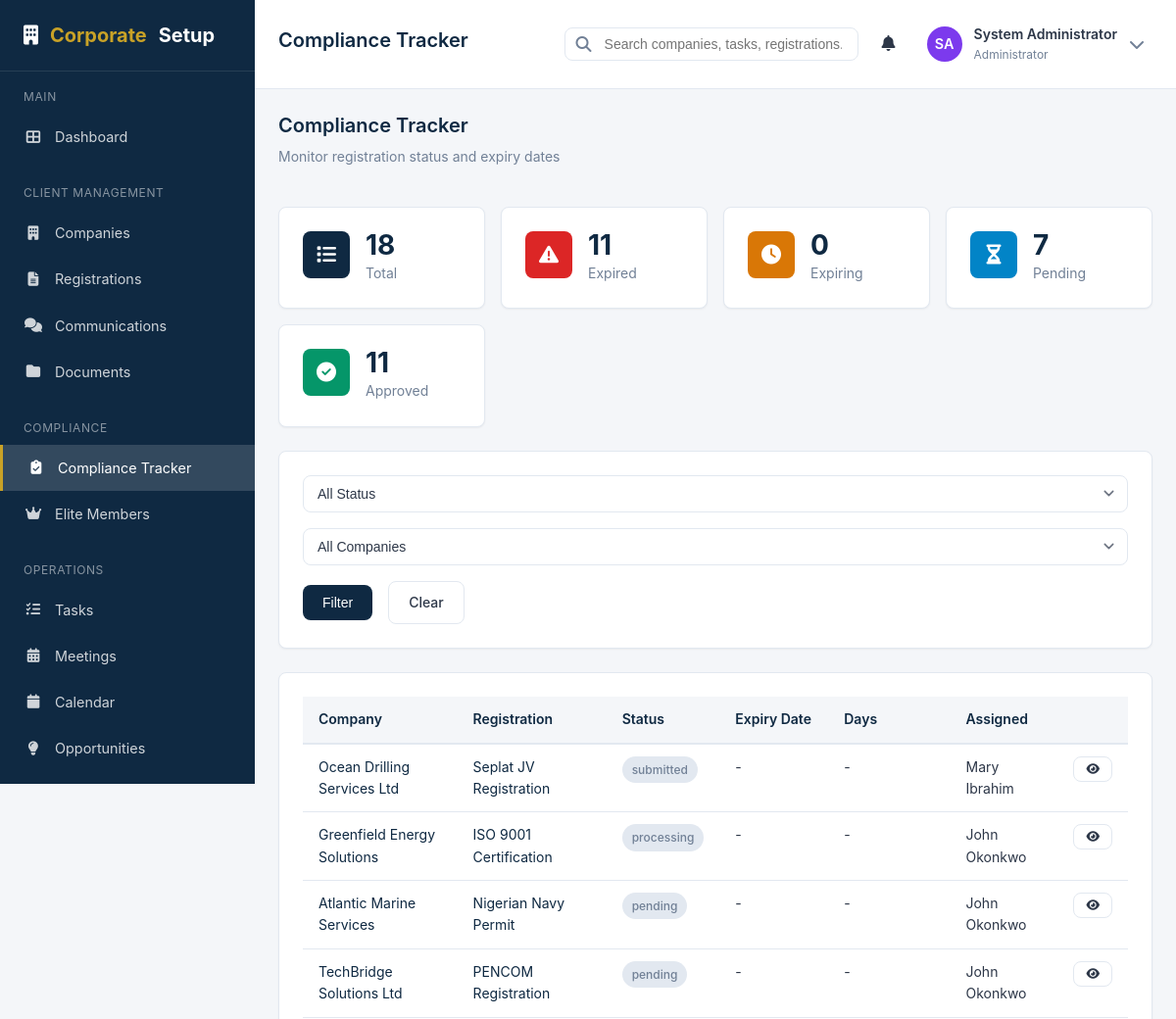
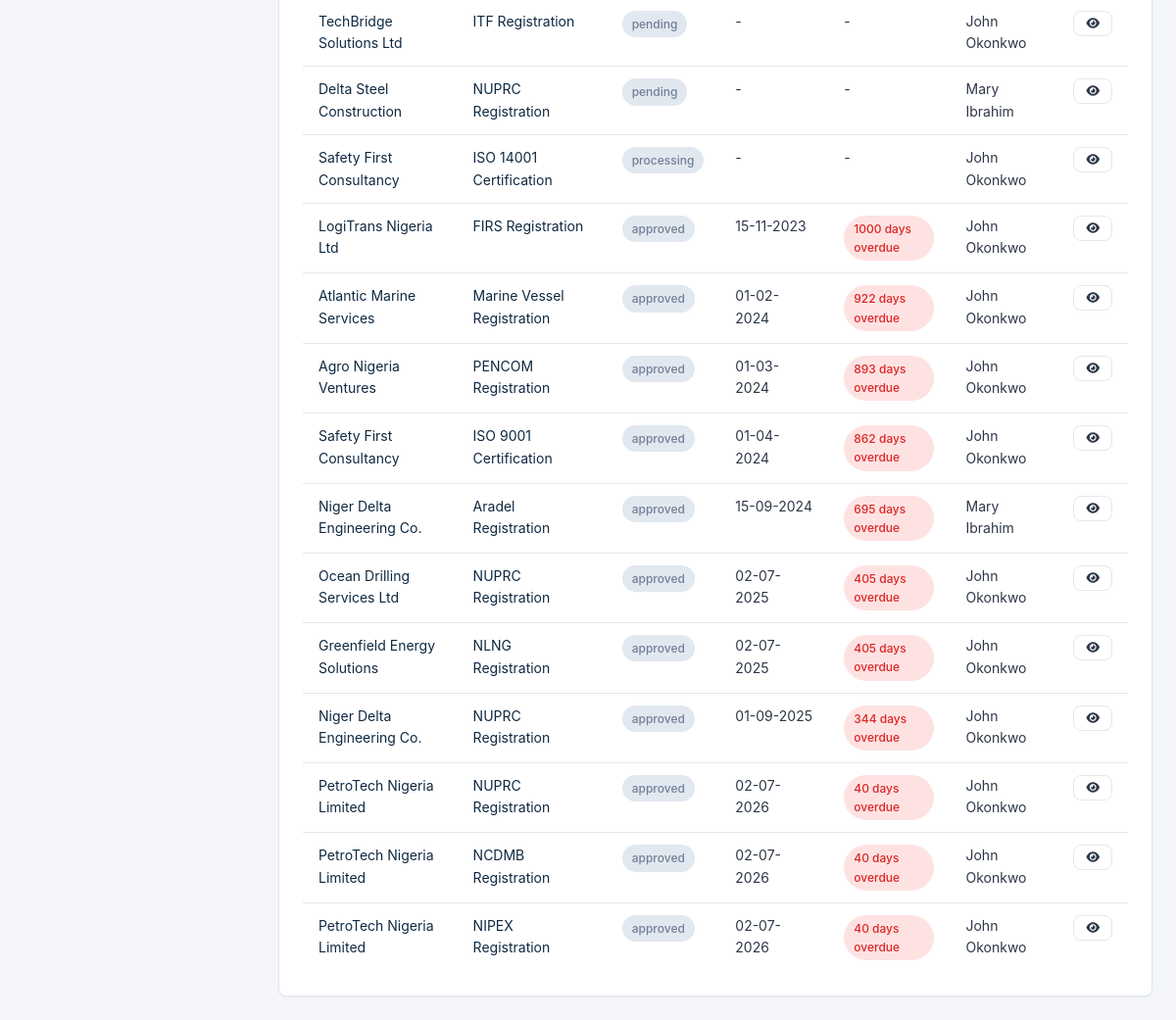
Screenshot of /compliance.php (signed in) with the database file from the repository (2 pictures, top to bottom).
### tables this page shows
CREATE TABLE IF NOT EXISTS `registrations` (
    `id` INT AUTO_INCREMENT PRIMARY KEY,
    `company_id` INT NOT NULL,
    `registration_type_id` INT NOT NULL,
    `registration_number` VARCHAR(100),
    `status` ENUM('pending', 'awaiting_documents', 'submitted', 'processing', 'approved', 'rejected', 'expired', 'renewal_required') DEFAULT 'pending',
    `priority` ENUM('low', 'medium', 'high', 'urgent') DEFAULT 'medium',
    `assigned_staff_id` INT,
    `requirements_checklist` JSON,
    `documents_received` TEXT,
    `documents_missing` TEXT,
    `submission_date` DATE,
    `expected_completion_date` DATE,
    `completion_date` DATE,
    `expiry_date` DATE,
    `remarks` TEXT,
    `next_follow_up_date` DATE,
    `regulator_reference` VARCHAR(100),
    `cost` DECIMAL(15, 2) DEFAULT 0,
    `payment_status` ENUM('pending', 'paid', 'waived') DEFAULT 'pending',
    `created_by` INT,
    `created_at` TIMESTAMP DEFAULT CURRENT_TIMESTAMP,
    `updated_at` TIMESTAMP DEFAULT CURRENT_TIMESTAMP ON UPDATE CURRENT_TIMESTAMP,
    FOREIGN KEY (`company_id`) REFERENCES `companies`(`id`) ON DELETE CASCADE,
    FOREIGN KEY (`registration_type_id`) REFERENCES `registration_types`(`id`) ON DELETE NO ACTION,
    FOREIGN KEY (`assigned_staff_id`) REFERENCES `users`(`id`) ON DELETE SET NULL,
    FOREIGN KEY (`created_by`) REFERENCES `users`(`id`) ON DELETE SET NULL,
    INDEX `idx_registration_status` (`status`),
    INDEX `idx_registration_company` (`company_id`),
    INDEX `idx_registration_expiry` (`expiry_date`),
    INDEX `idx_registration_assigned` (`assigned_staff_id`)
);

CREATE TABLE IF NOT EXISTS `companies` (
    `id` INT AUTO_INCREMENT PRIMARY KEY,
    `company_name` VARCHAR(200) NOT NULL,
    `rc_number` VARCHAR(50),
    `industry_id` INT,
    `address` TEXT,
    `city` VARCHAR(100),
    `state` VARCHAR(100),
    `country_id` INT,
    `website` VARCHAR(255),
    `phone` VARCHAR(50),
    `email` VARCHAR(100),
    `contact_person` VARCHAR(100),
    `contact_position` VARCHAR(100),
    `contact_phone` VARCHAR(20),
    `contact_email` VARCHAR(100),
    `status` ENUM('prospect', 'active', 'inactive', 'churned') DEFAULT 'prospect',
    `subscription_status` ENUM('free', 'basic', 'premium', 'elite') DEFAULT 'free',
    `subscription_start_date` DATE,
    `subscription_end_date` DATE,
    `assigned_staff_id` INT,
    `client_since` DATE,
    `notes` TEXT,
    `is_elite` TINYINT(1) DEFAULT 0,
    `created_by` INT,
    `created_at` TIMESTAMP DEFAULT CURRENT_TIMESTAMP,
    `updated_at` TIMESTAMP DEFAULT CURRENT_TIMESTAMP ON UPDATE CURRENT_TIMESTAMP,
    FOREIGN KEY (`industry_id`) REFERENCES `industries`(`id`) ON DELETE SET NULL,
    FOREIGN KEY (`country_id`) REFERENCES `countries`(`id`) ON DELETE SET NULL,
    FOREIGN KEY (`assigned_staff_id`) REFERENCES `users`(`id`) ON DELETE SET NULL,
    FOREIGN KEY (`created_by`) REFERENCES `users`(`id`) ON DELETE SET NULL,
    INDEX `idx_company_status` (`status`),
    INDEX `idx_company_subscription` (`subscription_status`),
    INDEX `idx_company_assigned` (`assigned_staff_id`)
);

CREATE TABLE IF NOT EXISTS `registration_types` (
    `id` INT AUTO_INCREMENT PRIMARY KEY,
    `name` VARCHAR(100) NOT NULL UNIQUE,
    `category` ENUM('regulatory', 'corporate', 'compliance', 'certification', 'other') DEFAULT 'regulatory',
    `description` TEXT,
    `requirements` TEXT,
    `processing_time` INT DEFAULT 0,
    `validity_period` INT DEFAULT 365,
    `cost` DECIMAL(15, 2) DEFAULT 0,
    `renewable` TINYINT(1) DEFAULT 1,
    `status` ENUM('active', 'inactive') DEFAULT 'active',
    `created_at` TIMESTAMP DEFAULT CURRENT_TIMESTAMP,
    `updated_at` TIMESTAMP DEFAULT CURRENT_TIMESTAMP ON UPDATE CURRENT_TIMESTAMP
);

CREATE TABLE IF NOT EXISTS `users` (
    `id` INT AUTO_INCREMENT PRIMARY KEY,
    `employee_id` VARCHAR(20) UNIQUE,
    `name` VARCHAR(100) NOT NULL,
    `email` VARCHAR(100) NOT NULL UNIQUE,
    `password` VARCHAR(255) NOT NULL,
    `phone` VARCHAR(20),
    `avatar` VARCHAR(255),
    `role_id` INT NOT NULL,
    `department_id` INT,
    `position` VARCHAR(100),
    `status` ENUM('active', 'inactive', 'suspended') DEFAULT 'active',
    `login_attempts` INT DEFAULT 0,
    `locked_until` DATETIME NULL,
    `last_login` DATETIME,
    `email_verified` TINYINT(1) DEFAULT 0,
    `must_change_password` TINYINT(1) DEFAULT 0,
    `created_at` TIMESTAMP DEFAULT CURRENT_TIMESTAMP,
    `updated_at` TIMESTAMP DEFAULT CURRENT_TIMESTAMP ON UPDATE CURRENT_TIMESTAMP,
    FOREIGN KEY (`role_id`) REFERENCES `roles`(`id`) ON DELETE NO ACTION,
    FOREIGN KEY (`department_id`) REFERENCES `departments`(`id`) ON DELETE SET NULL
);

### compliance.php (called while the page is built, shortened)
<?php
require_once __DIR__ . '/config/database.php';
require_once __DIR__ . '/helpers/security.php';
require_once __DIR__ . '/helpers/formatters.php';
require_once __DIR__ . '/includes/functions.php';
$db = Database::getInstance();
$filter = $_GET['filter'] ?? 'all';
$where = ['1=1'];
$params = [];
$whereClause = implode(' AND ', $where);
$registrations = $db->fetchAll(
    "SELECT r.*, c.company_name, rt.name as registration_type, u.name as assigned_staff
     FROM registrations r
     JOIN companies c ON r.company_id = c.id
     JOIN registration_types rt ON r.registration_type_id = rt.id
     LEFT JOIN users u ON r.assigned_staff_id = u.id
     WHERE $whereClause
     ORDER BY r.expiry_date ASC, r.updated_at DESC",
    $params
);
$stats = [
    'total' => $db->query("SELECT COUNT(*) FROM registrations r WHERE r.expiry_date IS NOT NULL OR r.status IN ('pending', 'submitted', 'processing')")->fetchColumn(),
    'expired' => $db->query("SELECT COUNT(*) FROM registrations WHERE expiry_date < CURDATE() AND status = 'approved'")->fetchColumn(),
    'expiring' => $db->query("SELECT COUNT(*) FROM registrations WHERE expiry_date BETWEEN CURDATE() AND DATE_ADD(CURDATE(), INTERVAL 90 DAY) AND status = 'approved'")->fetchColumn(),
    'pending' => $db->query("SELECT COUNT(*) FROM registrations WHERE status IN ('pending', 'awaiting_documents', 'submitted', 'processing')")->fetchColumn(),
    'approved' => $db->query("SELECT COUNT(*) FROM registrations WHERE status = 'approved'")->fetchColumn(),
];
include 'views/compliance/index.php';
include 'views/layouts/app.php';

### config/database.php (called while the page is built, shortened)
<?php
class Database {
    private static $instance = null;
    private $pdo;
    private $dsn;
    private $options;
    private function __construct() {
        $this->dsn = "mysql:host=" . DB_HOST . ";port=" . DB_PORT . ";dbname=" . DB_NAME . ";charset=" . DB_CHARSET;
        $this->options = [
            PDO::ATTR_ERRMODE => PDO::ERRMODE_EXCEPTION,
            PDO::ATTR_DEFAULT_FETCH_MODE => PDO::FETCH_ASSOC,
            PDO::ATTR_EMULATE_PREPARES => true,
        ];
        try {
            $this->pdo = new PDO($this->dsn, DB_USER, DB_PASS, $this->options);
        } catch (PDOException $e) {
            error_log("Database Connection Failed: " . $e->getMessage());
            $userMessage = (defined('APP_ENV') && APP_ENV === 'production')
                ? "Database connection failed. Please contact IT support."
                : "Database Connection Error: " . $e->getMessage();
            die($userMessage);
        }
    }
    public static function getInstance() {
        if (self::$instance === null) {
            self::$instance = new self();
        }
        return self::$instance;
    }
    public function query($sql, $params = []) {
        $attempt = 0;
        $maxAttempts = 3;
        while ($attempt < $maxAttempts) {
            try {
                $stmt = $this->pdo->prepare($sql);
                $stmt->execute($params);
                return $stmt;
            } catch (PDOException $e) {
                $mysqlErrorCode = isset($e->errorInfo[1]) ? intval($e->errorInfo[1]) : 0;
                $isReprepareError = $mysqlErrorCode === 1615
                    || stripos($e->getMessage(), 'needs to be re-prepared') !== false;
                if ($isReprepareError && $attempt < ($maxAttempts - 1)) {
                    $attempt++;
                    if (!$this->pdo->inTransaction()) {
                        try {
                            $this->pdo = new PDO($this->dsn, DB_USER, DB_PASS, $this->options);
                        } catch (PDOException $reconnectError) {
                            error_log('DB reconnect failed during 1615 retry: ' . $reconnectError->getMessage());
                        }
                    }
                    usleep(50000);
                    continue;
                }
                error_log("SQL Error: " . $e->getMessage() . "\nQuery: " . $sql);
                throw $e;
            }
        }
        throw new PDOException('Database query failed after retry attempts');
    }
    public function fetchAll($sql, $params = []) {
        return $this->query($sql, $params)->fetchAll();
    }
}

### views/compliance/index.php (the view, shortened to what this page needs)
<div class="page-header">
    <div>
        <h1 class="page-title">Compliance Tracker</h1>
        <p class="page-subtitle">Monitor registration status and expiry dates</p>
    </div>
</div>
<div class="grid grid-5 gap-4 mb-6">
    <a href="?filter=all" class="stat-card <?= $filter === 'all' ? 'border-primary' : '' ?>">
        <div class="stat-icon primary"><i class="fas fa-list"></i></div>
        <div class="stat-content"><div class="stat-value"><?= $stats['total'] ?></div><div class="stat-label">Total</div></div>
    </a>
    <a href="?filter=expired" class="stat-card <?= $filter === 'expired' ? 'border-danger' : '' ?>">
        <div class="stat-icon danger"><i class="fas fa-exclamation-triangle"></i></div>
        <div class="stat-content"><div class="stat-value"><?= $stats['expired'] ?></div><div class="stat-label">Expired</div></div>
    </a>
    <a href="?filter=expiring" class="stat-card <?= $filter === 'expiring' ? 'border-warning' : '' ?>">
        <div class="stat-icon warning"><i class="fas fa-clock"></i></div>
        <div class="stat-content"><div class="stat-value"><?= $stats['expiring'] ?></div><div class="stat-label">Expiring</div></div>
    </a>
    <a href="?filter=pending" class="stat-card <?= $filter === 'pending' ? 'border-info' : '' ?>">
        <div class="stat-icon info"><i class="fas fa-hourglass-half"></i></div>
        <div class="stat-content"><div class="stat-value"><?= $stats['pending'] ?></div><div class="stat-label">Pending</div></div>
    </a>
    <a href="?filter=approved" class="stat-card <?= $filter === 'approved' ? 'border-success' : '' ?>">
        <div class="stat-icon success"><i class="fas fa-check-circle"></i></div>
        <div class="stat-content"><div class="stat-value"><?= $stats['approved'] ?></div><div class="stat-label">Approved</div></div>
    </a>
</div>
<div class="card mb-6">
    <div class="card-body">
        <form method="GET" class="flex gap-4 items-center flex-wrap">
            <select name="filter" class="form-control">
                <option value="all" <?= $filter === 'all' ? 'selected' : '' ?>>All Status</option>
            </select>
            <select name="company" class="form-control">
                <option value="">All Companies</option>
            </select>
            <button type="submit" class="btn btn-primary">Filter</button>
            <a href="compliance.php" class="btn btn-outline">Clear</a>
        </form>
    </div>
</div>
<div class="card">
    <div class="card-body p-0">
        <div class="table-container">
            <table class="table">
                <thead>
                    <tr>
                        <th>Company</th>
                        <th>Registration</th>
                        <th>Status</th>
                        <th>Expiry Date</th>
                        <th>Days</th>
                        <th>Assigned</th>
                        <th></th>
                    </tr>
                </thead>
                <tbody>
                    <?php if (empty($registrations)): ?>
                        <tr><td colspan="7"><div class="empty-state"><i class="fas fa-check-circle"></i><h3>No records found</h3></div></td></tr>
                    <?php else: ?>
                        <?php foreach ($registrations as $r): ?>
                            <?php $days = $r['expiry_date'] ? getDaysRemaining($r['expiry_date']) : null; ?>
                            <tr>
                                <td><a href="companies.php?action=view&id=<?= $r['company_id'] ?>"><?= sanitize($r['company_name']) ?></a></td>
                                <td><a href="registrations.php?action=view&id=<?= $r['id'] ?>"><?= sanitize($r['registration_type']) ?></a></td>
                                <td><?= getStatusBadge($r['status']) ?></td>
                                <td><?= $r['expiry_date'] ? formatDate($r['expiry_date']) : '-' ?></td>
                                <td>
                                    <?php if ($days !== null): ?>
                                        <?php if ($days < 0): ?>
                                            <span class="badge badge-danger"><?= abs($days) ?> days overdue</span>
                                        <?php elseif ($days <= 30): ?>
                                            <span class="badge badge-warning"><?= $days ?> days left</span>
                                        <?php elseif ($days <= 90): ?>
                                            <span class="badge badge-info"><?= $days ?> days left</span>
                                        <?php else: ?>
                                            <span class="badge badge-secondary"><?= $days ?> days</span>
                                        <?php endif; ?>
                                    <?php else: ?>-<?php endif; ?>
                                </td>
                                <td><?= sanitize($r['assigned_staff']) ?: '-' ?></td>
                                <td><a href="registrations.php?action=view&id=<?= $r['id'] ?>" class="btn btn-sm btn-outline"><i class="fas fa-eye"></i></a></td>
                            </tr>
                        <?php endforeach; ?>
                    <?php endif; ?>
                </tbody>
            </table>
        </div>
    </div>
</div>

### includes/functions.php (shortened to what this page needs)
<?php
function sanitize($input) {
    return htmlspecialchars(trim($input), ENT_QUOTES, 'UTF-8');
}
function formatDate($date, $format = DATE_FORMAT) {
    return date($format, strtotime($date));
}
function getStatusBadge($status) {
    $badges = [
        'active' => '<span class="badge badge-success">Active</span>',
        'inactive' => '<span class="badge badge-secondary">Inactive</span>',
        'pending' => '<span class="badge badge-warning">Pending</span>',
        'completed' => '<span class="badge badge-success">Completed</span>',
        'expired' => '<span class="badge badge-danger">Expired</span>',
        'submitted' => '<span class="badge badge-info">Submitted</span>',
        'approved' => '<span class="badge badge-success">Approved</span>',
        'rejected' => '<span class="badge badge-danger">Rejected</span>',
        'awaiting_client' => '<span class="badge badge-warning">Awaiting Client</span>',
        'awaiting_regulator' => '<span class="badge badge-info">Awaiting Regulator</span>',
        'new' => '<span class="badge badge-primary">New</span>',
        'in_progress' => '<span class="badge badge-info">In Progress</span>',
        'overdue' => '<span class="badge badge-danger">Overdue</span>',
    ];
    $status = strtolower(str_replace(' ', '_', $status));
    return $badges[$status] ?? '<span class="badge badge-secondary">' . sanitize($status) . '</span>';
}

### rows the page displays
registrations: company.company_name "Ocean Drilling Services Ltd", registration_type.name "Seplat JV Registration", status "submitted", assigned_staff.name "Mary Ibrahim"
registrations: company.company_name "Greenfield Energy Solutions", registration_type.name "ISO 9001 Certification", status "processing", assigned_staff.name "John Okonkwo"
registrations: company.company_name "Atlantic Marine Services", registration_type.name "Nigerian Navy Permit", status "pending", assigned_staff.name "John Okonkwo"
registrations: company.company_name "TechBridge Solutions Ltd", registration_type.name "PENCOM Registration", status "pending", assigned_staff.name "John Okonkwo"
registrations: company.company_name "TechBridge Solutions Ltd", registration_type.name "ITF Registration", status "pending", assigned_staff.name "John Okonkwo"
registrations: company.company_name "Delta Steel Construction", registration_type.name "NUPRC Registration", status "pending", assigned_staff.name "Mary Ibrahim"
registrations: company.company_name "Safety First Consultancy", registration_type.name "ISO 14001 Certification", status "processing", assigned_staff.name "John Okonkwo"
registrations: company.company_name "LogiTrans Nigeria Ltd", registration_type.name "FIRS Registration", status "approved", expiry_date "15-11-2023", expiry_date "1000", assigned_staff.name "John Okonkwo"
registrations: company.company_name "Atlantic Marine Services", registration_type.name "Marine Vessel Registration", status "approved", expiry_date "01-02-2024", expiry_date "922", assigned_staff.name "John Okonkwo"
registrations: company.company_name "Agro Nigeria Ventures", registration_type.name "PENCOM Registration", status "approved", expiry_date "01-03-2024", expiry_date "893", assigned_staff.name "John Okonkwo"
registrations: company.company_name "Safety First Consultancy", registration_type.name "ISO 9001 Certification", status "approved", expiry_date "01-04-2024", expiry_date "862", assigned_staff.name "John Okonkwo"
registrations: company.company_name "Niger Delta Engineering Co.", registration_type.name "Aradel Registration", status "approved", expiry_date "15-09-2024", expiry_date "695", assigned_staff.name "Mary Ibrahim"
registrations: company.company_name "Ocean Drilling Services Ltd", registration_type.name "NUPRC Registration", status "approved", expiry_date "02-07-2025", expiry_date "405", assigned_staff.name "John Okonkwo"
registrations: company.company_name "Greenfield Energy Solutions", registration_type.name "NLNG Registration", status "approved", expiry_date "02-07-2025", expiry_date "405", assigned_staff.name "John Okonkwo"
registrations: company.company_name "Niger Delta Engineering Co.", registration_type.name "NUPRC Registration", status "approved", expiry_date "01-09-2025", expiry_date "344", assigned_staff.name "John Okonkwo"
registrations: company.company_name "PetroTech Nigeria Limited", registration_type.name "NUPRC Registration", status "approved", expiry_date "02-07-2026", expiry_date "40", assigned_staff.name "John Okonkwo"
registrations: company.company_name "PetroTech Nigeria Limited", registration_type.name "NCDMB Registration", status "approved", expiry_date "02-07-2026", expiry_date "40", assigned_staff.name "John Okonkwo"
registrations: company.company_name "PetroTech Nigeria Limited", registration_type.name "NIPEX Registration", status "approved", expiry_date "02-07-2026", expiry_date "40", assigned_staff.name "John Okonkwo"

### other values shown
$pageTitle "Compliance Tracker"
$initials "SA"
$user['name'] "System Administrator"
$user['role'] "Administrator"
$stats['total'] "18"
$stats['expired'] "11"
$stats['expiring'] "0"
$stats['pending'] "7"
$stats['approved'] "11"
